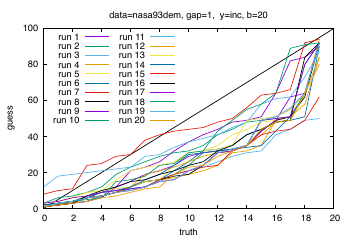

Write gnuplot code to recreate this figure.
set yrange [0 : 100]
set key top left
set xlabel "truth"
set ylabel "guess"
#set terminal pdf color
set terminal pdf color font "cmr,10" size 3.5in,2.4in
set title "data=nasa93dem, gap=1,  y=inc, b=20"
set arrow 1 from graph 0,0 to 20,100 nohead
set output       "nasa93dem_g1_yinc_b20.pdf
plot for [i=1:*] "nasa93dem_g1_yinc_b20.dat" using 0:i with lines title 'run '.i
